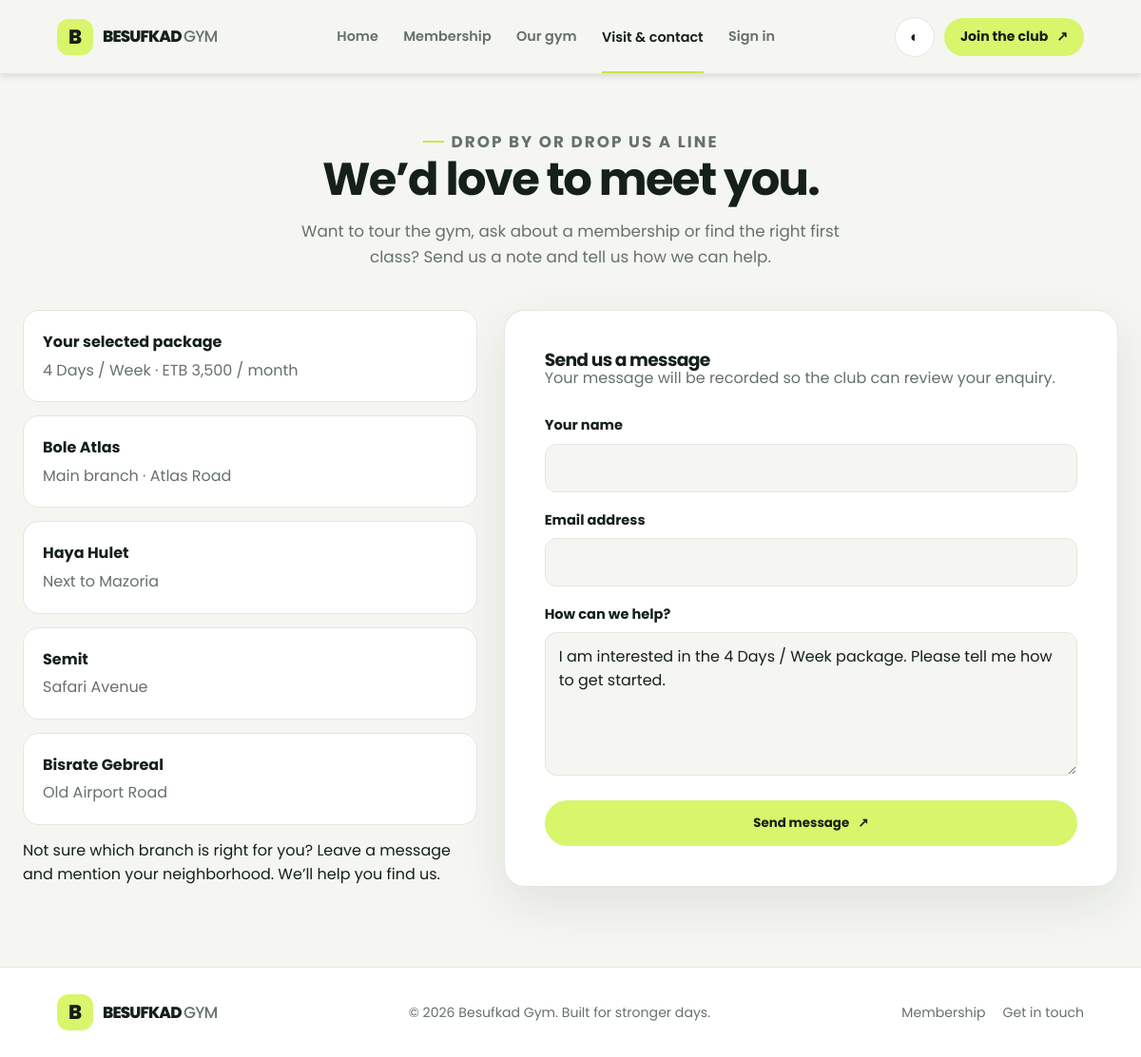
/contact.php?plan=2, run on the app's committed database.
### tables this page shows
CREATE TABLE IF NOT EXISTS plans (
    id INT AUTO_INCREMENT PRIMARY KEY,
    name VARCHAR(50) NOT NULL,
    price DECIMAL(10,2) NOT NULL,
    duration VARCHAR(20) NOT NULL,
    description TEXT
);

### contact.php (the view, shortened to what this page needs)
<?php
require_once 'config/db.php';
$name = '';
$email = '';
$selected_plan = null;
$plan_id = filter_var($_GET['plan'] ?? null, FILTER_VALIDATE_INT);
if ($plan_id) {
    $plan_lookup = $conn->prepare('SELECT id, name, price, duration FROM plans WHERE id = ?');
    $plan_lookup->bind_param('i', $plan_id);
    $plan_lookup->execute();
    $selected_plan = $plan_lookup->get_result()->fetch_assoc() ?: null;
}
$message = $selected_plan
    ? 'I am interested in the ' . $selected_plan['name'] . ' package. Please tell me how to get started.'
    : '';
include 'includes/header.php';
?>
<section class="page-intro">
    <p class="eyebrow">Drop by or drop us a line</p>
    <h2>We’d love to meet you.</h2>
    <p>Want to tour the gym, ask about a membership or find the right first class? Send us a note and tell us how we can help.</p>
</section>
<div class="contact-layout">
    <div class="contact-info">
        <?php if ($selected_plan): ?>
            <article class="contact-info-card selected-package"><strong>Your selected package</strong><p><?= htmlspecialchars($selected_plan['name'], ENT_QUOTES, 'UTF-8') ?> · ETB <?= number_format((float) $selected_plan['price'], 0) ?> / <?= htmlspecialchars($selected_plan['duration'], ENT_QUOTES, 'UTF-8') ?></p></article>
        <?php endif; ?>
        <article class="contact-info-card"><strong>Bole Atlas</strong><p>Main branch · Atlas Road</p></article>
        <article class="contact-info-card"><strong>Haya Hulet</strong><p>Next to Mazoria</p></article>
        <article class="contact-info-card"><strong>Semit</strong><p>Safari Avenue</p></article>
        <article class="contact-info-card"><strong>Bisrate Gebreal</strong><p>Old Airport Road</p></article>
        <div class="schedule-note">Not sure which branch is right for you? Leave a message and mention your neighborhood. We’ll help you find us.</div>
    </div>
    <div>
        <form class="form-card" action="contact.php" method="POST">
            <h3>Send us a message</h3>
            <p class="form-intro">Your message will be recorded so the club can review your enquiry.</p>
            <div class="form-group"><label for="name">Your name</label><input id="name" type="text" name="name" value="<?= htmlspecialchars($name, ENT_QUOTES, 'UTF-8') ?>" autocomplete="name" maxlength="100" required></div>
            <div class="form-group"><label for="email">Email address</label><input id="email" type="email" name="email" value="<?= htmlspecialchars($email, ENT_QUOTES, 'UTF-8') ?>" autocomplete="email" maxlength="100" required></div>
            <div class="form-group"><label for="message">How can we help?</label><textarea id="message" name="message" rows="5" maxlength="2000" required><?= htmlspecialchars($message, ENT_QUOTES, 'UTF-8') ?></textarea></div>
            <button type="submit" class="button button-full">Send message <span aria-hidden="true">↗</span></button>
        </form>
    </div>
</div>
<?php include 'includes/footer.php'; ?>

### css/style.css (style rules this page uses)
:root { --primary-color: #f97316; --primary-hover: #ea580c; --bg-color: #f8fafc; --card-bg: #ffffff; --text-main: #0f172a; --text-muted: #475569; --header-bg: rgba(255, 255, 255, 0.95); --border-color: #e2e8f0; --input-bg: #ffffff; --transition: all 0.3s ease; }
* { box-sizing: border-box; margin: 0; padding: 0; font-family: 'Poppins', sans-serif; }
body { background-color: var(--bg-color); color: var(--text-main); display: flex; flex-direction: column; min-height: 100vh; line-height: 1.6; transition: background-color 0.3s ease, color 0.3s ease; }
h2 { font-size: 2.2rem; margin-bottom: 1rem; color: var(--primary-color); text-align: center; }
p { color: var(--text-muted); text-align: center; margin-bottom: 2rem; }
.form-card { max-width: 500px; margin: 0 auto; background: var(--card-bg); padding: 40px; border-radius: 12px; border: 1px solid var(--border-color); box-shadow: 0 4px 6px -1px rgba(0, 0, 0, 0.1); }
.form-group { margin-bottom: 20px; text-align: left; }
.form-group label { display: block; margin-bottom: 8px; font-weight: 600; color: var(--text-muted); }
.form-group input, .form-group textarea, .form-group select { width: 100%; padding: 12px 15px; background: var(--input-bg); border: 1px solid var(--border-color); border-radius: 8px; color: var(--text-main); font-size: 1rem; transition: var(--transition); }
:root { --accent: #d9f56b; --accent-strong: #c4e94a; --ink: #15201b; --muted: #66716b; --surface: #f5f6f2; --card: #ffffff; --line: #e2e7df; --header: rgba(245, 246, 242, .93); --shadow: 0 18px 50px rgba(24, 36, 28, .09); --radius: 22px; color-scheme: light; }
html { scroll-behavior: smooth; }
body { background: var(--surface); color: var(--ink); font-family: 'Poppins', sans-serif; }
h1, h2, h3, h4 { line-height: 1.12; letter-spacing: -.035em; }
h2 { margin: 0 0 14px; color: var(--ink); font-size: clamp(2rem, 4vw, 3.1rem); text-align: left; }
p { color: var(--muted); }
.button { display: inline-flex; justify-content: center; align-items: center; gap: 9px; min-height: 48px; padding: 0 21px; border: 1px solid transparent; border-radius: 999px; background: var(--accent); color: #172018; text-decoration: none; font-weight: 700; cursor: pointer; transition: transform .2s ease, background .2s ease; }
.button-full { width: 100%; }
.eyebrow { display: inline-flex; align-items: center; gap: 8px; margin: 0 0 16px; color: var(--muted); font-size: .78rem; font-weight: 700; letter-spacing: .12em; text-transform: uppercase; }
.eyebrow::before { width: 22px; height: 2px; background: var(--accent-strong); content: ''; }
.page-intro { max-width: 760px; margin: 0 auto 42px; text-align: center; }
.page-intro h2 { text-align: center; }
.page-intro p { max-width: 600px; margin: auto; font-size: 1.05rem; }
.page-intro .eyebrow { justify-content: center; }
.contact-layout { display: grid; grid-template-columns: .85fr 1.15fr; align-items: start; gap: 28px; }
.contact-info { display: grid; gap: 14px; }
.contact-info-card { padding: 20px; border: 1px solid var(--line); border-radius: 17px; background: var(--card); }
.contact-info-card strong { display: block; margin-bottom: 4px; }
.contact-info-card p { margin: 0; text-align: left; }
.form-card { max-width: 680px; margin: 0 auto; padding: clamp(24px,5vw,42px); border: 1px solid var(--line); border-radius: var(--radius); background: var(--card); box-shadow: var(--shadow); }
.form-card h2, .form-card h3 { margin-top: 0; text-align: left; }
.form-intro { margin-top: -5px; margin-bottom: 26px; text-align: left; }
.form-group { margin-bottom: 18px; text-align: left; }
.form-group label { display: block; margin-bottom: 7px; color: var(--ink); font-size: .91rem; font-weight: 700; }
.form-group input, .form-group textarea, .form-group select { width: 100%; min-height: 49px; padding: 12px 14px; border: 1px solid var(--line); border-radius: 12px; background: var(--surface); color: var(--ink); font-size: 1rem; }
.form-group textarea { min-height: 145px; resize: vertical; }

### data on the page
plans: name "4 Days / Week", price "3,500", duration "month", message "I am interested in the 4 Days / Week package. Please tell me how to get started."
